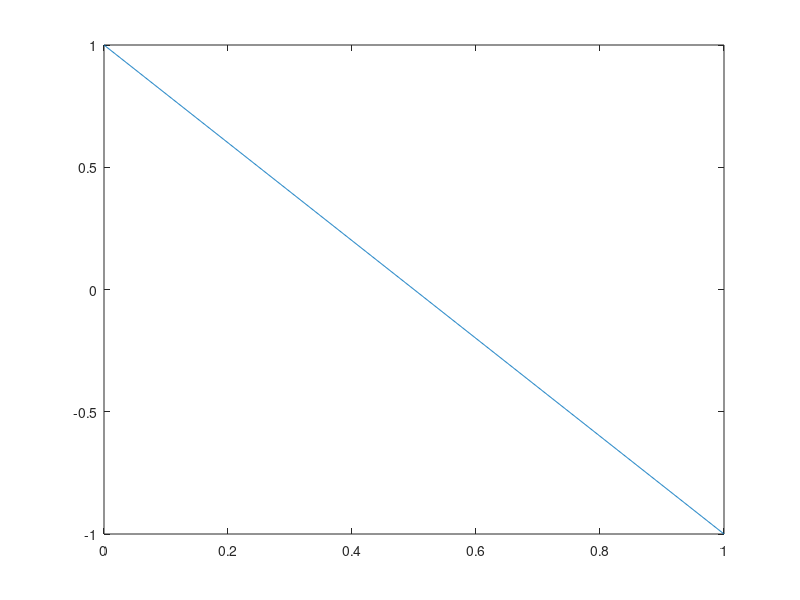

Source code (MATLAB):
clear;
close all;


v = [(1 + 1j), (-1 + 1j), (1 - 1j), (-1 -1j)] ./ sqrt(2);
v = v.';

t = conj(v) .* (v.');
t = t(:);

rhos = 0:0.001:1;
results = zeros(size(rhos));
for rho_idx = 1:length(rhos)
    % rho = 1e-2;
    rho = rhos(rho_idx);
    
    e0 = (1-rho)^2;
    e1 = rho*(1-rho);
    e2 = rho^2;
    p = [e0; e1; e1; e2; e1; e0; e2; e1; e1; e2; e0; e1; e2; e1; e1; e0];
    
    results(rho_idx) = sum(t .* p * 0.25);
end

figure;
plot(rhos, results);

% OTFS

N = 10;
M = 10;
results = zeros(N, M);


for n = 0:(N-1)
    for m = 0:(M-1)
        s = 0;
        for k = 0:(N-1)
            for l = 0:(M-1)
                for kp = 0:(N-1)
                    for lp = 0:(M-1)
                        s = s + exp(1j*2*pi*(m*(lp - l)/M - n*(kp - k)/N));
                    end
                end
            end
        end
        results(n+1, m+1) = abs(s);
    end
end
